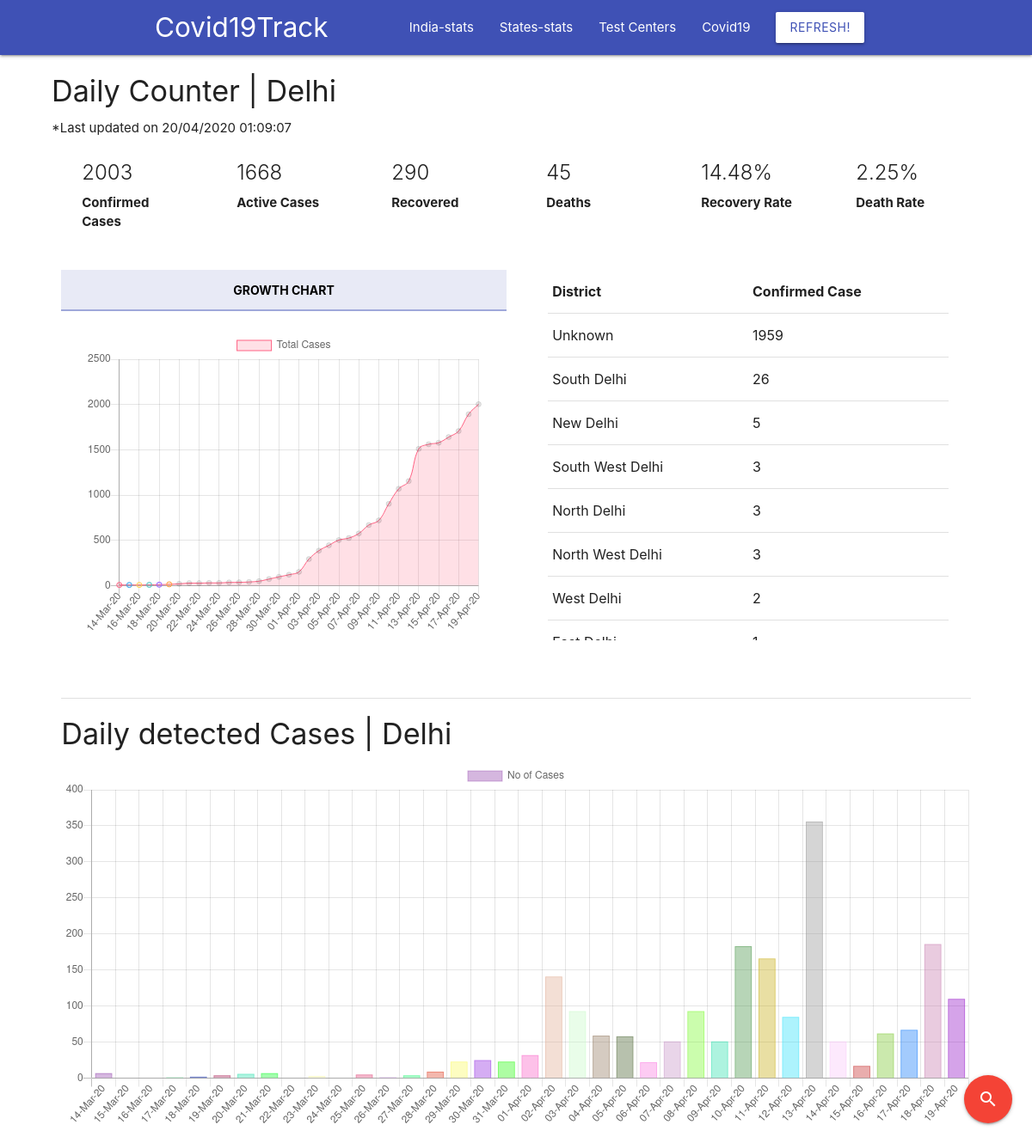
The page /india/IN-DL/status on the database as committed earlier.
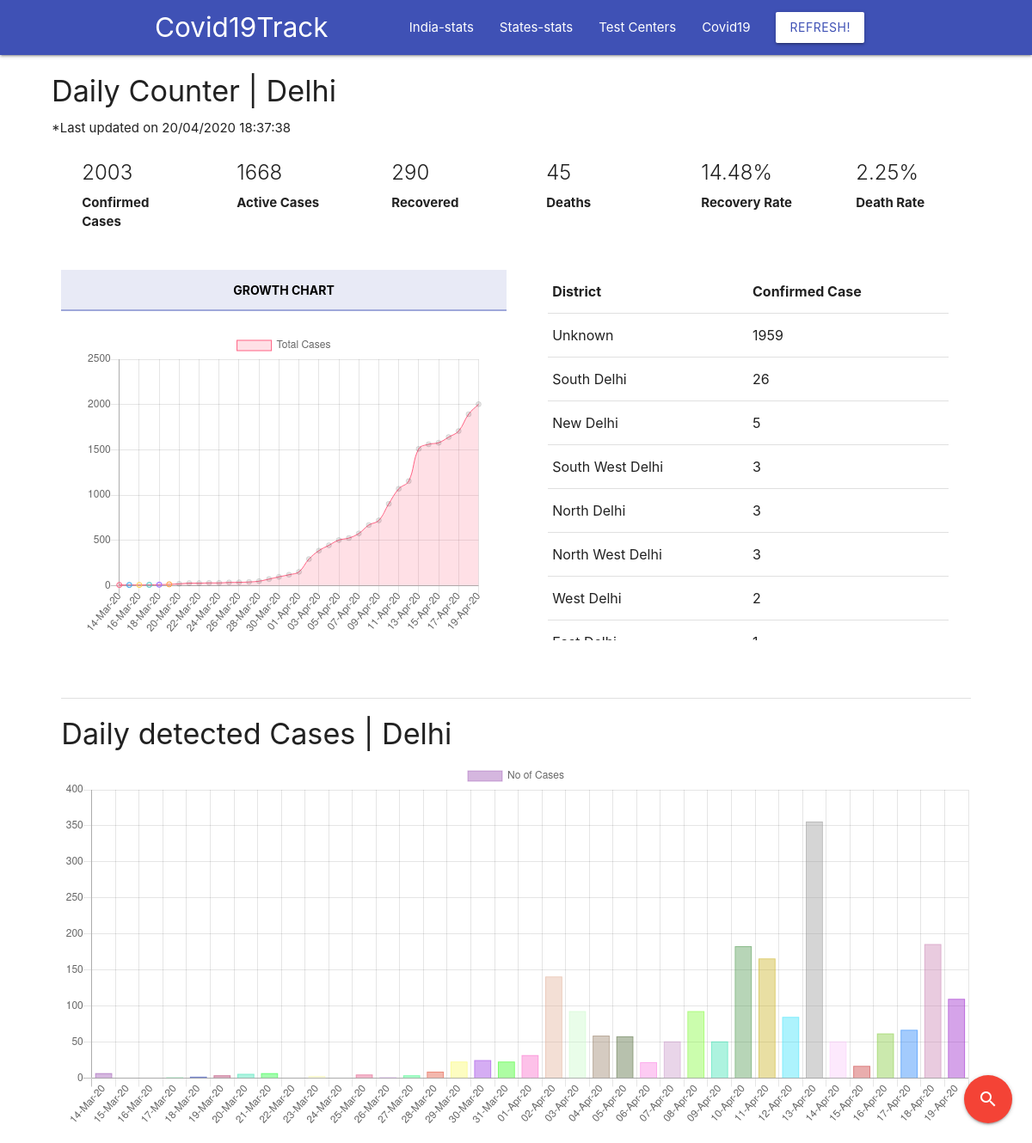
The same page on the database as committed later.
### indiaRecords/models.py (models this page shows, shortened)
class ImpParam(models.Model):
    key = models.CharField(max_length=100, unique=True)
    value = models.CharField(max_length=100)

### indiaRecords/views.py (the view, shortened to what this page needs)
# urls.py: path('india/<statecode>/status', iv.StateView.as_view(),name='state_status'),
class StateView(View):
    mytemplate = 'state_status.html'
    unsupported = 'Unsupported operation'
    def get(self, request, statecode):
        lastupdated = ImpParam.objects.get(key="indlastupdatetime").value
        state = State.objects.get(statecode=statecode)
        districts = District.objects.all().filter(state=state).order_by('-confirmed')
        confirmseries = ConfirmedTimeSeriesState.objects.all()
        datelabel = []
        datacumm = []
        datadaily = []
        barcolorlist=[]
        i=0
        callf = (statecode[-2]+statecode[-1]).lower()+"i"
        for cnf in confirmseries:
            datelabel.append(cnf.date)
            datadaily.append(getattr(cnf, callf))
            if(i==0):
                datacumm.append(getattr(cnf, callf))
            else:
                datacumm.append((datacumm[i-1]+getattr(cnf, callf)))
            clr = 'rgba('+str(random.randint(1, 10)*25)+','+str(random.randint(1, 10)*25)+','+str(random.randint(1, 10)*25)+','+'0.4';
            barcolorlist.append(clr)
            i = i+1
        context = {
            'state':state,
            'datacumm':datacumm,
            'datadaily':datadaily,
            'datelabel':datelabel,
            'districts':districts,
            'barcolorlist':barcolorlist,
            'lastupdated':lastupdated,
        }
        return render(request,self.mytemplate,context)

### indiaRecords/templates/state_status.html (shortened to what the changed rows need)
{% extends 'base.html' %}
{% load mathfilters %}
{% load static %}
{% block content %}
<div class="container widthextra">
  <div class="heading padding_zero-fixed">
    <h4 class="shadow">
    </h4>
    *Last updated on {{lastupdated}}
    <div class="row">
    </div>
    </div>
    <div class="row">
      <div class="col s6 m6 l6 hide-on-small-only">
      </div>
      <div class="col s12 m6 l6">
        <div class="container width90">
        <table class="highlight">
          <thead>
            <tr>
                <th>District</th>
                <th>Confirmed Case</th>
            </tr>
          </thead>
        </table>
        </div>
      </div>
  </div>
  <div class="row">
    <div class="col s12 l12 m12">
    </div>
    <div class="col s12 l12 m12 hide-on-small-only">
    </div>
  </div>
</div>
<script>
var ctx = document.getElementById('myChart_line').getContext('2d');
var myChart = new Chart(ctx, {
  type: 'line',
  data: {
      labels: {{ datelabel |safe}},
      datasets: [{
          label: 'Total Cases',
          data: {{ datacumm | safe}},
          backgroundColor: [
              'rgba(255, 99, 132, 0.2)',
              'rgba(54, 162, 235, 0.2)',
              'rgba(255, 206, 86, 0.2)',
              'rgba(75, 192, 192, 0.2)',
              'rgba(153, 102, 255, 0.2)',
              'rgba(255, 159, 64, 0.2)'
          ],
          borderColor: [
              'rgba(255, 99, 132, 1)',
              'rgba(54, 162, 235, 1)',
              'rgba(255, 206, 86, 1)',
              'rgba(75, 192, 192, 1)',
              'rgba(153, 102, 255, 1)',
              'rgba(255, 159, 64, 1)'
          ],
          borderWidth: 1
      }]
  },
  options: {
      scales: {
          yAxes: [{
              ticks: {
                  beginAtZero: true
              }
          }]
      }
  }
});
</script>
{% endblock %}

Rows that differ between the two databases and show on the page:
changed ImpParam: value "20/04/2020 01:09:07" → "20/04/2020 18:37:38"
